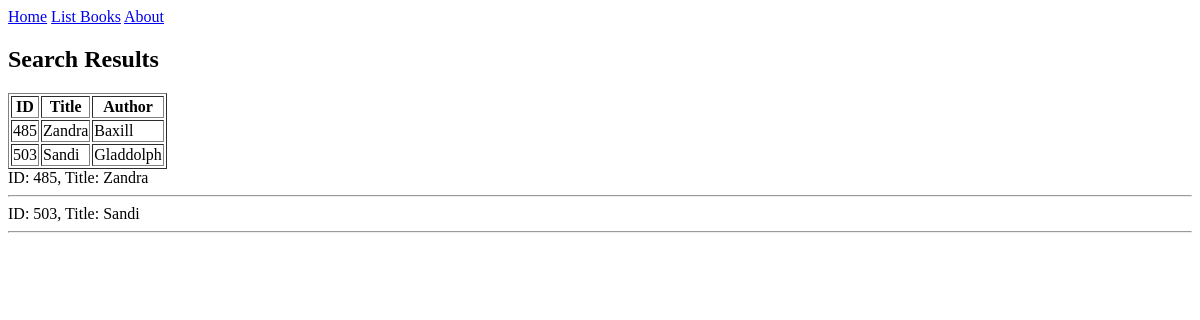
The page /books/simple/query on the database its author committed.
### apps/bookmodule/models.py (models this page shows)
class Book(models.Model):
    title = models.CharField(max_length = 50)
    author = models.CharField(max_length = 50)
    price = models.FloatField(default = 0.0)
    edition = models.SmallIntegerField(default = 1)

### apps/bookmodule/views.py (the view)
# urls.py: path('simple/query', views.simple_query  , name='books.simple_query'),
def simple_query(request):
    mybooks=Book.objects.filter(title__icontains='and') # <- multiple objects
    return render(request, 'bookmodule/bookList.html', {'books':mybooks})

### apps/templates/bookmodule/bookList.html
{% extends "layouts/base.html" %}
{% block content %}
<h2>Search Results</h2>
{% if books %}
    <table border="1">
        <thead>
            <tr>
                <th>ID</th>
                <th>Title</th>
                <th>Author</th>
            </tr>
        </thead>
        <tbody>
            {% for book in books %}
            <tr>
                <td>{{ book.id }}</td>
                <td>{{ book.title }}</td>
                <td>{{ book.author }}</td>
            </tr>
            {% endfor %}
        </tbody>
    </table>
{% else %}
    <p>No books found.</p>
{% endif %}
{% for obj in books %}
    ID: {{obj.id}}, Title: {{obj.title}}
        <hr>
{% endfor %}
{% endblock %}

### rows shown on the page
Book: id "485", title "Zandra", author "Baxill"
Book: id "503", title "Sandi", author "Gladdolph"
